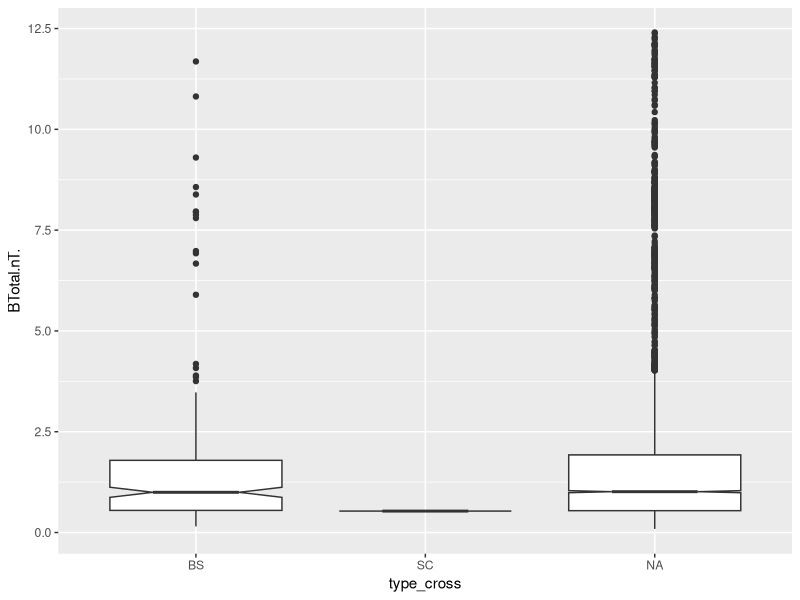
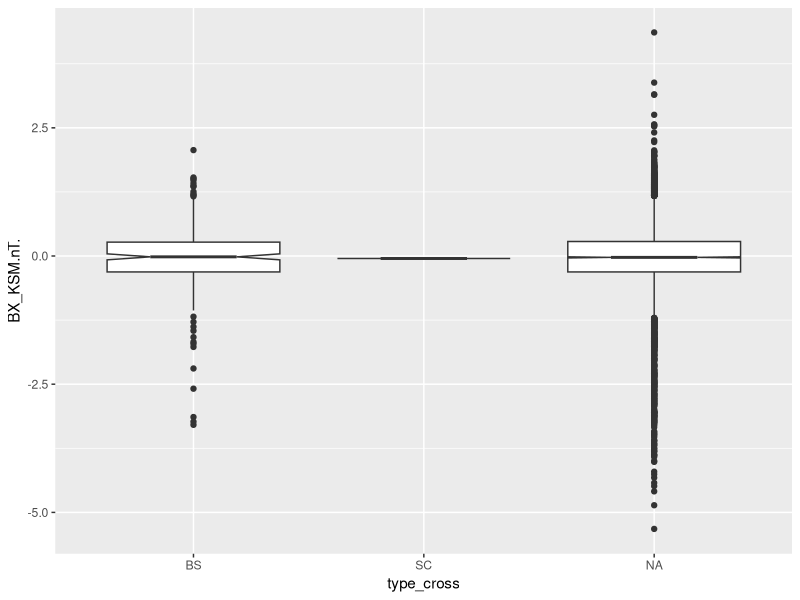
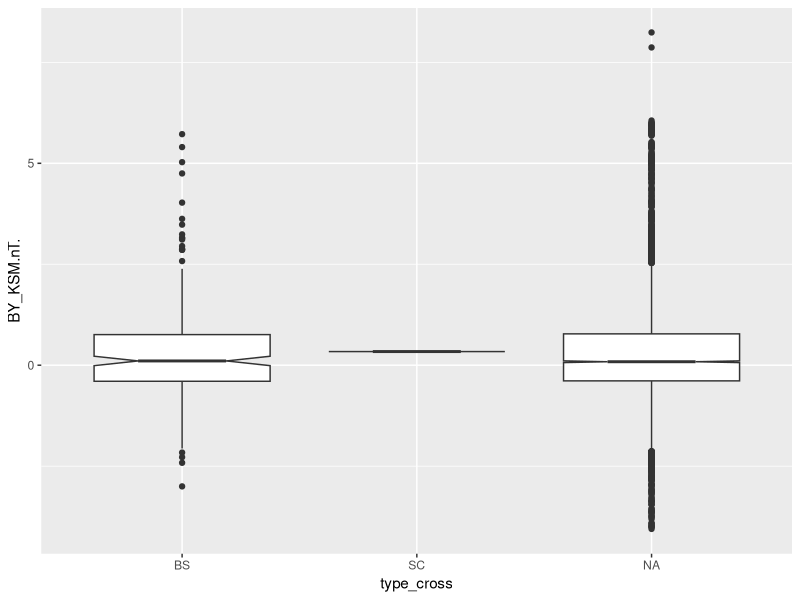
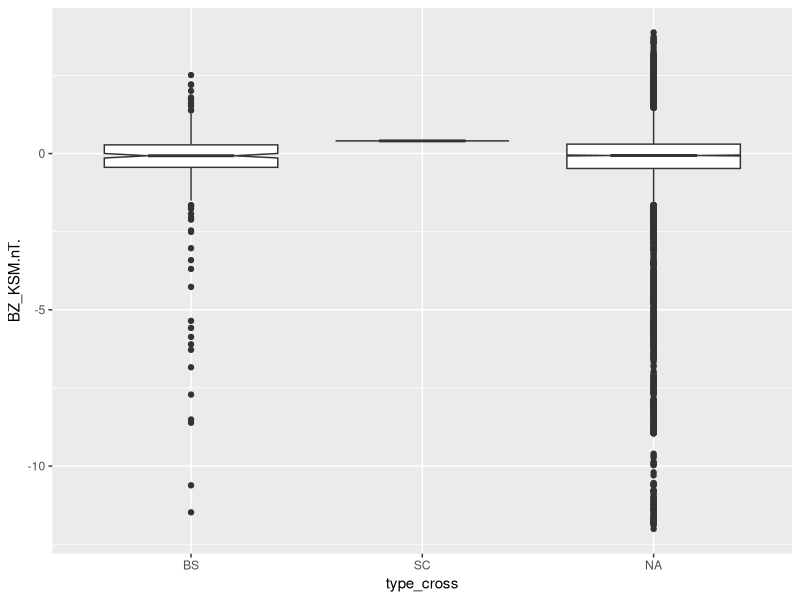
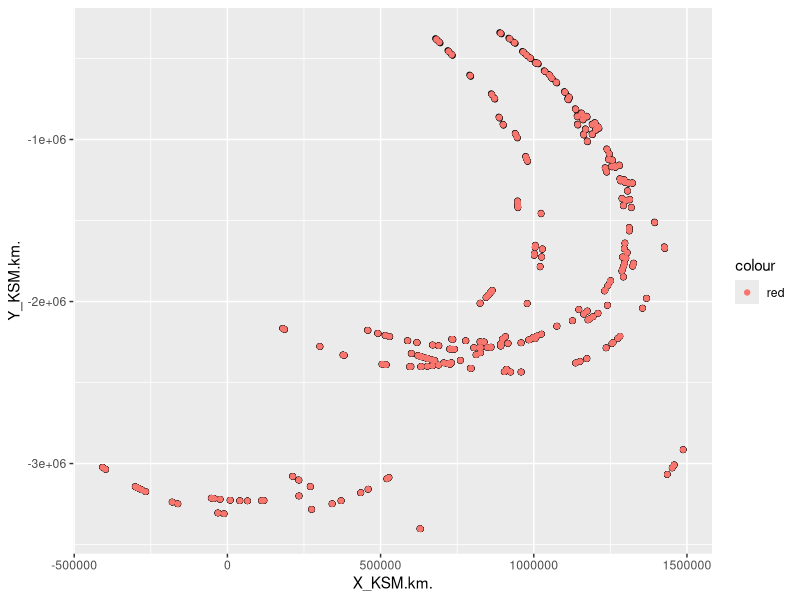
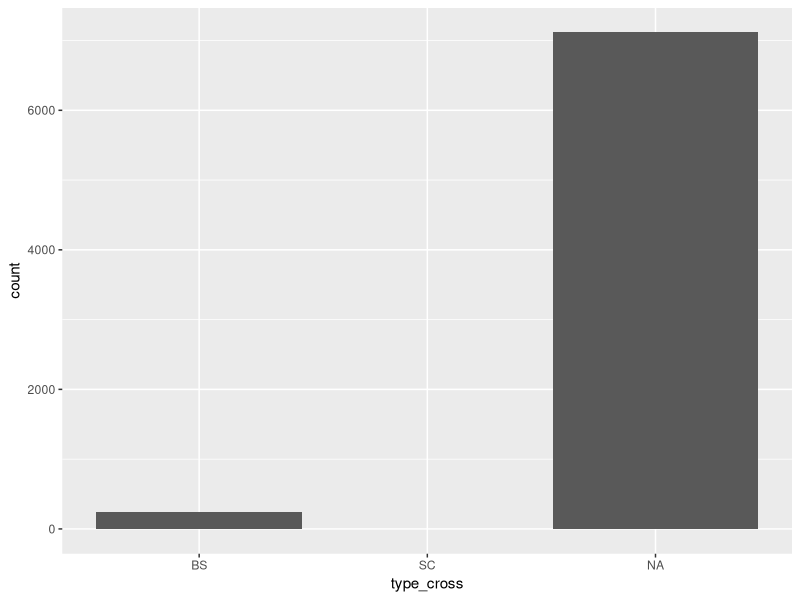

The R script that drew these images, in order:
#Task 3
library(dplyr)
library(ggplot2)

bowShock<-read.csv('Data/bow_shock_only_Data.csv')
finalData<-read.csv('Data/15minutes_interval_boeshockData.csv')


bowShock<-bowShock%>%select(c('X_KSM.km.','Y_KSM.km.','Z_KSM.km.','BTotal.nT.','BX_KSM.nT.','BY_KSM.nT.','BZ_KSM.nT.','zcrosslist','ycrosslist','TimeStamp','type_cross','dirn_cross','xcrosslist'))
finalData<-finalData%>%select(c('X_KSM.km.','Y_KSM.km.','Z_KSM.km.','BTotal.nT.','BX_KSM.nT.','BY_KSM.nT.','BZ_KSM.nT.','zcrosslist','ycrosslist','TimeStamp','type_cross','dirn_cross','xcrosslist'))


ggplot(finalData, aes(x=type_cross , y=BTotal.nT.)) + 
  geom_boxplot(notch=TRUE)

ggplot(finalData, aes(x=type_cross , y=BX_KSM.nT.)) + 
  geom_boxplot(notch=TRUE)
ggplot(finalData, aes(x=type_cross , y=BY_KSM.nT.)) + 
  geom_boxplot(notch=TRUE)
ggplot(finalData, aes(x=type_cross , y=BZ_KSM.nT.)) + 
  geom_boxplot(notch=TRUE)



head(sqrt(bowShock$BX_KSM.nT.^2 + bowShock$BY_KSM.nT.^2 + bowShock$BZ_KSM.nT.^2))
head(bowShock)

ggplot(finalData, aes(x=X_KSM.km. , y=Y_KSM.km.),size=8) + 
  geom_point(alpha=0.3) + 
  geom_point(bowShock, mapping =aes(x=X_KSM.km. , y=Y_KSM.km.,color='red'))



ggplot(finalData, aes(x=type_cross)) + 
  geom_bar()
